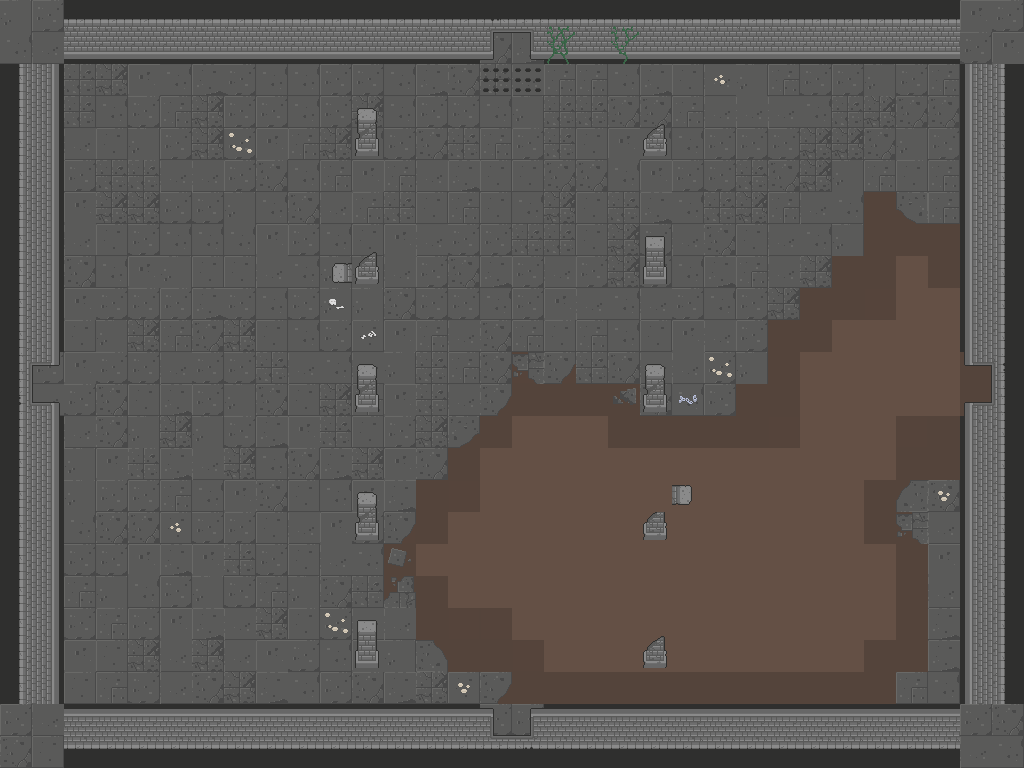

This game map was drawn from its Tiled (.tmx) file and the tilesets committed beside it. A one-line description and the trimmed map source follow:
An orthogonal 32x24 tile map with 32x32 px tiles, 5 tile layers (ground, groundclutter, collision, wall, ...) and 1 object (StartingPoint).

<map version="1.4" tiledversion="1.4.3" orientation="orthogonal" renderorder="right-down" width="32" height="24" tilewidth="32" tileheight="32" infinite="0" nextlayerid="8" nextobjectid="3">
 <tileset firstgid="1" source="Dungeon_Tileset.tsx" />
 <layer id="1" name="ground" width="32" height="24">
  <data>[768 cells, 768 non-empty, 15 distinct tile ids]</data>
 </layer>
 <layer id="4" name="groundclutter" width="32" height="24">
  <data>[768 cells, 25 non-empty, 11 distinct tile ids]</data>
 </layer>
 <objectgroup id="6" name="GameObjects">
  <object id="1" name="StartingPoint" x="385.333" y="288" width="64" height="64" />
 </objectgroup>
 <layer id="7" name="collision" width="32" height="24">
  <data>[768 cells, 176 non-empty, 1 distinct tile ids]</data>
 </layer>
 <layer id="2" name="wall" width="32" height="24">
  <data>[768 cells, 213 non-empty, 12 distinct tile ids]</data>
 </layer>
 <layer id="5" name="overwall" width="32" height="24">
  <data>[768 cells, 5 non-empty, 5 distinct tile ids]</data>
 </layer>
</map>
